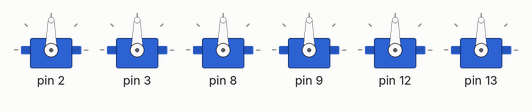
This sketch was run on a simulated Arduino Uno, built with avr-gcc and run on an emulated ATmega328P. On the bench: 6 × servo.

Above: at 0.1 s.
At 2.2 s:
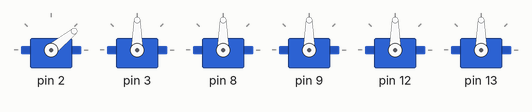
At 2.7 s:
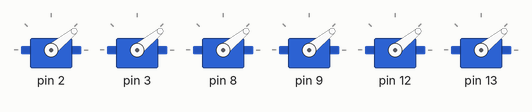
Timing chart, 0 to 4.2 s (numbered marks = the images above):
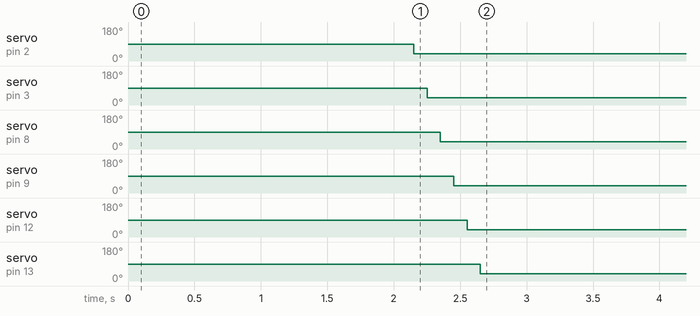

The sketch:

ring.ino
```cpp
#include <Servo.h>

Servo myServos[10]; //create 10 servos

float pi=3.14159;
int TotalNumberofServos=6; //change as required
float Shift = 2*pi/TotalNumberofServos; // Phase lag between segments
float Wavelengths, rads;
int InteriorAngle, SetpointAngle, MaxAngleDisplacement;

void setup() {
  Serial.begin(9600);
  //The following code can be cleaned up in a single for-loop if you solder the wires in a more continuous pattern than I did
  //Order of servos is such that myServos[0]=tail segment, and myServos[9]=head segment
  myServos[0].attach(2);
  myServos[1].attach(3);
  myServos[2].attach(8);
  myServos[3].attach(9);
  myServos[4].attach(12);
  myServos[5].attach(13);
  //myServos[6].attach(4);
  //myServos[7].attach(3);
  //myServos[8].attach(8);
  //myServos[9].attach(7);

  //Initialise snake in a straight line
  for(int i=0; i<10; i++){
    myServos[i].write(90);
    delay(15);
  }
  delay(2000);
}

void ring(){
  InteriorAngle=180-360/(TotalNumberofServos+1); //general formula for a polygon with 3 or more vertices, +1 vertice between tail and head segment
  SetpointAngle=abs(InteriorAngle-90); //Offset the angle from the initial position of 90 degrees.
  for(int i=0; i<10; i++){
    myServos[i].write(SetpointAngle);
    delay(100);
  }
}

void loop(){
  ring();
}
```

Measured:
- by itself, servo on pin 2: 90° → 39° at 2.2 s
- by itself, servo on pin 3: 90° → 39° at 2.3 s
- by itself, servo on pin 8: 90° → 39° at 2.4 s
- by itself, servo on pin 9: 90° → 39° at 2.5 s
- by itself, servo on pin 12: 90° → 39° at 2.6 s
- by itself, servo on pin 13: 90° → 39° at 2.7 s
